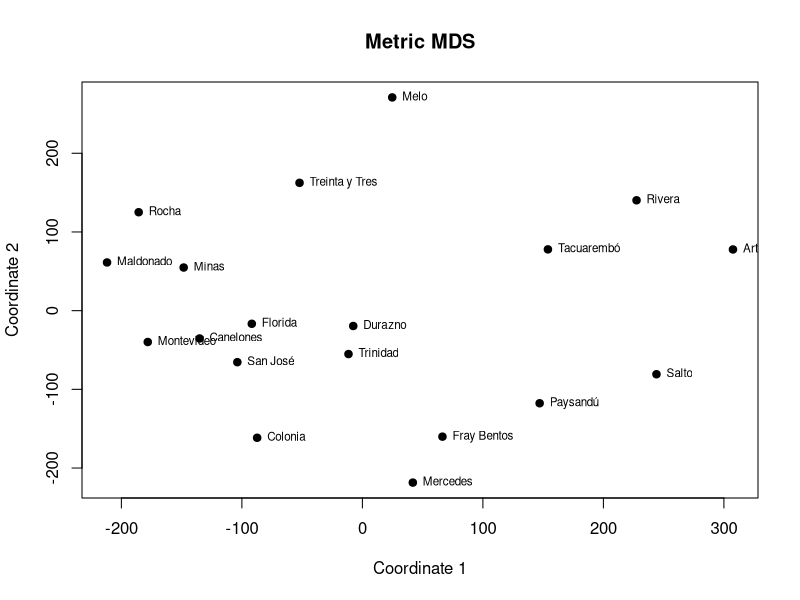

Here is the R script that generated this plot:
D <- matrix(c(0,458,469,331,411,350,309,349,456,501,262,519,104,496,180,438,153,371,348
,458,0,143,129,48,242,309,214,97,43,296,128,407,178,382,45,313,226,126
,469,143,0,171,155,154,412,136,239,159,239,268,449,321,342,104,350,347,136
,331,129,171,0,84,170,247,141,162,172,187,222,290,236,260,108,192,199,38
,411,48,155,84,0,220,270,192,95,90,262,146,360,178,343,53,265,194,90
,350,242,154,170,220,0,394,28,315,277,93,366,358,396,197,198,267,364,137
,309,309,412,247,270,394,0,549,244,338,367,290,209,235,375,322,185,98,285
,349,214,136,141,192,28,549,0,286,250,103,337,350,367,208,171,257,339,109
,456,97,239,162,95,315,244,286,0,105,348,64,386,84,419,135,303,149,180
,501,43,159,172,90,277,338,250,105,0,336,113,448,176,424,79,354,249,167
,262,296,239,187,262,93,367,103,348,336,0,407,286,422,105,257,208,359,172
,519,128,268,222,146,366,290,337,64,113,407,0,447,73,481,173,366,192,236
,104,407,449,290,360,358,209,350,386,448,286,447,0,413,236,396,99,281,316
,496,178,321,236,178,396,235,367,84,176,422,73,413,0,483,219,343,139,259
,180,382,342,260,343,197,375,208,419,424,105,481,236,483,0,348,192,394,257
,438,45,104,108,53,198,322,171,135,79,257,173,396,219,348,0,299,248,93
,153,313,350,192,265,267,185,257,303,354,208,366,99,343,192,299,0,225,218,
371,226,347,199,194,364,98,339,149,249,359,192,281,139,394,248,225,0,235,
348,126,136,38,90,137,285,109,180,167,172,236,316,259,257,93,218,235,0), ncol=19)

colnames(D) <- c("Artigas", "Canelones", "Colonia", "Durazno", "Florida",
                    "Fray Bentos", "Melo", "Mercedes", "Minas", "Montevideo", "Paysandú", 
                    "Maldonado", "Rivera", "Rocha", "Salto", "San José", "Tacuarembó", "Treinta y Tres", "Trinidad")
rownames(D) <- c("Artigas", "Canelones", "Colonia", "Durazno", "Florida",
                    "Fray Bentos", "Melo", "Mercedes", "Minas", "Montevideo", "Paysandú", 
                    "Maldonado", "Rivera", "Rocha", "Salto", "San José", "Tacuarembó", "Treinta y Tres", "Trinidad")

D

# HACIENDO CALCULO ALGEBRAICO

# Se obtiene la matriz de distancias al cuadrado: D2 = 2(1n1'n − S)
# D2 <- 2 * (rep(1,19)%*%t(rep(1,19))-D) - ESTO NO ME FUNCIONO!

D2 <- D^2
D2


# P = In − 1/n 1n1'n, siendo n el conjunto de puntos, en este caso 19.
P <- diag(1,19)-1/19*rep(1,19)%*%t(rep(1,19))
P

# matriz de similaridades Q
Q <- -0.5 * P%*%D2%*%P
Q

# Hay que distinguir si Q es semidefinida positiva (todos los VAP son no 
# negativos) o no (algun VAP es negativo)
eigen(Q)
# Hay valores propios negativos, entonces no es semidefinida positiva, hago transformacion o aproximacion.

# Ur tiene como columnas los vectores propios asociados a los r valores propios conservados
U <- eigen(Q)$vectors[,1:10]
U

# Λ es la matriz diagonal que contiene a los valores propios de Q positivos:
Λ <- diag(c(eigen(Q)$values[1:10]))
Λ

Y <- U %*% sqrt(Λ)
Y

Qaprox <- Y%*%t(Y)
Qaprox

# ---------------------------------------------------------------------------------------------

# USANDO LA FUNCION CMD
# fit <- cmdscale(d=sqrt(D),eig=TRUE, k=2) si me hubiese dado el cuadrado, uso la funcion sqrt()
fit <- cmdscale(D,eig=TRUE, k=2)
fit

# Una medida de la precision conseguida mediante la aproximacion a partir de los VAP
# positivos de la matriz de similitud es el coeficiente dado por el coeficiente de Mardia:
# Si es mayor que 0.8, la aproximacion es buena (coef.Mardia = (VAP utilizados)/sum todos VAPs)

mardia <- (fit$eig[1]+fit$eig[2])/sum(fit$eig)
mardia

# Como dio 1.03 es buena la aproximacion

# plot solution
x <- fit$points[,1]
y <- fit$points[,2]
plot(x, y, pch=19, xlab="Coordinate 1", ylab="Coordinate 2",
     main="Metric MDS", type="p")
text(x, y, pos=4, labels = row.names(D), cex=.7)
